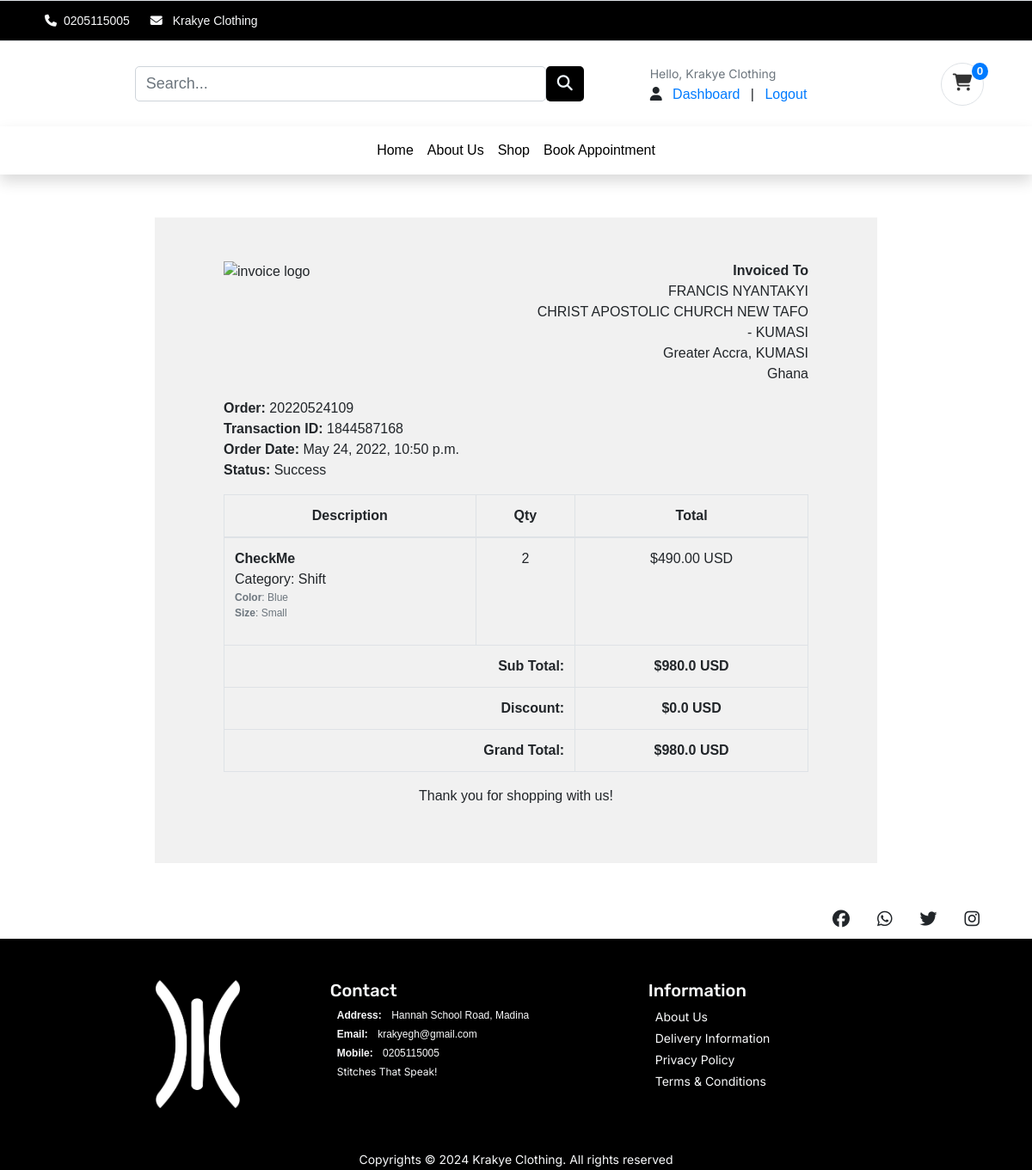
/account/order_detail/20220524109/ (signed in), run on the app's committed database.
### accounts/models.py (models this page shows, shortened)
class UserBase(AbstractBaseUser, PermissionsMixin):
    username = models.CharField(max_length=150, unique=True)
    email = models.EmailField(_('email address'), unique=True)
    first_name = models.CharField(max_length=150, blank=True)
    last_name = models.CharField(max_length=150, blank=True)
    phone_number = models.CharField(max_length=50)
    address_line_1 = models.CharField(blank=True, max_length=100)
    address_line_2 = models.CharField(blank=True, max_length=100)
    profile_picture = models.ImageField(blank=True, upload_to='userprofile', default='/userprofile/profile_default.png')
    city = models.CharField(blank=True, max_length=20)
    state = models.CharField(blank=True, max_length=20)
    country = models.CharField(blank=True, max_length=20)
    is_active = models.BooleanField(default=False)
    is_staff = models.BooleanField(default=False)
    is_admin = models.BooleanField(default=False)
    date_created = models.DateTimeField(auto_now_add=True)
    last_login = models.DateTimeField(auto_now_add=True)
    updated = models.DateTimeField(auto_now=True)
    objects = CustomAccountManager()
    USERNAME_FIELD = 'email'
    REQUIRED_FIELDS = ['username', 'first_name', 'last_name']
    class Meta:
        verbose_name = "Accounts"
        verbose_name_plural = "Accounts"
        default_permissions = ()
    def __str__(self):
        return self.username
    def full_name(self):
        return f'{self.first_name} {self.last_name}'

### orders/models.py (models this page shows, shortened)
class Order(models.Model):
    STATUS = (
        ('New', 'New'),
        ('Accepted', 'Accepted'),
        ('Completed', 'Completed'),
        ('Cancelled', 'Cancelled'),
    )
    user = models.ForeignKey(UserBase, on_delete=models.SET_NULL, null=True)
    payment = models.ForeignKey(Payment, on_delete=models.SET_NULL, blank=True, null=True)
    order_number = models.CharField(max_length=20)
    first_name = models.CharField(max_length=100)
    last_name = models.CharField(max_length=100)
    phone = models.CharField(max_length=15)
    email = models.EmailField(max_length=100)
    address_line_1 = models.CharField(max_length=100)
    address_line_2 = models.CharField(max_length=100, blank=True)
    country = models.CharField(max_length=100)
    state = models.CharField(max_length=100)
    city = models.CharField(max_length=100)
    order_note = models.CharField(max_length=100, blank=True)
    order_total = models.FloatField()
    status = models.CharField(max_length=10, choices=STATUS, default='New')
    ip = models.CharField(blank=True, max_length=20)
    is_ordered = models.BooleanField(default=False)
    created_at = models.DateTimeField(auto_now_add=True)
    updated_at = models.DateTimeField(auto_now=True)
    def full_name(self):
        return f'{self.first_name} {self.last_name}'
    def full_address(self):
        return f'{self.address_line_1} {self.address_line_2}'
    class Meta:
        ordering = ('-created_at',)

class Payment(models.Model):
    user = models.ForeignKey(UserBase, on_delete=models.CASCADE)
    payment_id = models.CharField(max_length=100)
    payment_method = models.CharField(max_length=100)
    amount_paid = models.CharField(max_length=100)
    status = models.CharField(max_length=100)
    brand = models.CharField(max_length=100)
    bank = models.CharField(max_length=100)
    created_at = models.DateTimeField(auto_now_add=True)

class OrderProduct(models.Model):
    order = models.ForeignKey(Order, on_delete=models.CASCADE)
    payment = models.ForeignKey(Payment, on_delete=models.SET_NULL, blank=True, null=True)
    user = models.ForeignKey(UserBase, on_delete=models.CASCADE)
    product = models.ForeignKey(Product, on_delete=models.CASCADE)
    variations = models.ManyToManyField(Variation, blank=True)
    quantity = models.IntegerField()
    product_price = models.FloatField()
    ordered = models.BooleanField(default=False)
    created_at = models.DateTimeField(auto_now_add=True)
    updated_at = models.DateTimeField(auto_now=True)

### store/models.py (models this page shows, shortened)
class Product(models.Model):
    product_name = models.CharField(max_length=255)
    slug = models.SlugField(max_length=255, unique=True)
    description = models.TextField(blank=True)
    size_guide = models.ImageField(upload_to='size_guide/')
    images = models.ImageField(upload_to='products/')
    price = models.DecimalField(max_digits=6, decimal_places=2, default=0)
    discounted_price = models.DecimalField(max_digits=6, decimal_places=2, default=0)
    stock = models.IntegerField(default=0)
    in_stock = models.BooleanField(default=True)
    created_date = models.DateTimeField(auto_now_add=True)
    modified_date = models.DateTimeField(auto_now=True)
    category = models.ForeignKey(Category, on_delete=models.CASCADE)
    objects = models.Manager()
    products = ProductManager()
    class Meta:
        verbose_name_plural = 'Products'
        ordering = ('-created_date', )

class Variation(models.Model):
    product = models.ForeignKey(Product, on_delete=models.CASCADE)
    variation_category = models.CharField(max_length=100, choices=variation_category_choices)
    variation_value = models.CharField(max_length=100,)
    is_active = models.BooleanField(default=True)
    created_date = models.DateTimeField(auto_now=True)
    objects = VariationManager()

### category/models.py (models this page shows, shortened)
class Category(models.Model):
    category_name = models.CharField(max_length=50, unique=True)
    slug = models.SlugField(max_length=50, unique=True)
    description = models.TextField(blank=True)
    cat_image = models.ImageField(upload_to = 'categories')
    class Meta:
        verbose_name_plural ='categories'
    def __str__(self):
        return self.category_name

### accounts/views.py (the view)
# urls.py: path('order_detail/<int:order_id>/', views.order_detail, name="order_detail"),
@login_required
def order_detail(request, order_id):
    order_detail = OrderProduct.objects.filter(order__order_number = order_id)
    order = Order.objects.get(order_number = order_id)
    context = {
        'order_detail':order_detail,
        'order': order,
    }
    return render(request, 'account/user/order_detail.html', context)

### cart/context_processors.py (called while the page is built)
def counter(request):
    cart_count = 0
    if 'admin' in request.path:
        return {}
    else:
        try:
            cart = Cart.objects.filter(cart_id=_cart_id(request))
            if request.user.is_authenticated:
                cart_items = CartItem.objects.all().filter(user=request.user)
            else:
                cart_items = CartItem.objects.all().filter(cart=cart[:1])
            for cart_item in cart_items:
                cart_count += cart_item.quantity
        except Cart.DoesNotExist:
            cart_count = 0
    return dict(cart_count=cart_count)

### cart/views.py (called while the page is built)
def _cart_id(request):
    cart = request.session.session_key
    if not cart:
        cart = request.session.create()
    return cart

### templates/account/user/order_detail.html
{% extends '../../base.html' %}
{% block title %}Edit Profile{% endblock%} {% block content %}
<div class="container font-inter" style="margin: 0 auto; width: 70%; padding: 50px; background: #f1f1f1; margin-top: 50px;margin-bottom: 50px;">
    <div class="row invoice row-printable">
        <div class="col-md-12">
            <div class="panel panel-default plain" id="dash_0">
                <div class="panel-body p30">
                    <div class="row">
                        <div class="col-lg-6">
                            <div class="invoice-logo"><img src="https://festus-kwafo.github.io/KrakyeClothing/assets/logo.png" width="70" alt="invoice logo" class="img-fluid"></div>
                        </div>
                        <div class="col-lg-6">
                            <div class="invoice-from">
                                <ul class="list-unstyled text-right">
                                    <li><strong>Invoiced To</strong></li>
                                    <li>{{order.full_name}}</li>
                                    <li>{{order.full_address}}</li>
                                    <li>{{order.state}}, {{order.city}}</li>
                                    <li>{{order.country}}</li>
                                </ul>
                            </div>
                        </div>
                        <div class="col-lg-12">
                            <div class="invoice-details mt25">
                                <div class="well">
                                    <ul class="list-unstyled mb0">
                                        <li><strong>Order: </strong> {{order.order_number}}</li>
                                        <li><strong>Transaction ID: </strong>{{order.payment.payment_id}}</li>
                                        <li><strong>Order Date:</strong> {{order.created_at}}</li>
                                        <li><strong>Status:</strong> {{order.payment.status | capfirst}}</li>
                                    </ul>
                                </div>
                            </div>
                            <div class="invoice-items">
                                <div class="table-responsive" style="overflow: hidden; outline: none;" tabindex="0">
                                    <table class="table table-bordered">
                                        <thead>
                                            <tr>
                                                <th class="per70 text-center">Description</th>
                                                <th class="per5 text-center">Qty</th>
                                                <th class="per25 text-center">Total</th>
                                            </tr>
                                        </thead>
                                        <tbody>
                                            {%for item in order_detail%}
                                            <tr>
                                                <td><strong>{{item.product.product_name}}</strong> <br>
                                                    <p>
                                                        Category: {{item.product.category}}
                                                        {%if item.variations.all%}
                                                        {% for i in item.variations.all%}
                                                        <span class="row text-muted font-size-12"><b>{{i.variation_category |  capfirst}}</b> : {{i.variation_value |  capfirst}}</span>
                                                        {%endfor%}
                                                        {%endif%}
                                                    </p>
                                                </td>
                                                <td class="text-center">{{item.quantity}}</td>
                                                <td class="text-center">${{item.product.discounted_price}} USD</td>
                                            </tr>
                                            {%endfor%}
                                        </tbody>
                                        <tfoot>
                                            <tr>
                                                <th colspan="2" class="text-right">Sub Total:</th>
                                                <th class="text-center">${{order.order_total}} USD</th>
                                            </tr>
                                            <tr>
                                                <th colspan="2" class="text-right">Discount:</th>
                                                <th class="text-center">$0.0 USD</th>
                                            </tr>
                                            <tr>
                                                <th colspan="2" class="text-right">Grand Total:</th>
                                                <th class="text-center">${{order.order_total}} USD</th>
                                            </tr>
                                        </tfoot>
                                    </table>
                                </div>
                            </div>
                            <div class="invoice-footer mt25">
                                <p class="text-center">Thank you for shopping with us!</p>
                            </div>
                        </div>
                    </div>
                </div>
            </div>
        </div>
    </div>
    </div>
{%endblock%}

### templates/includes/navbar.html (shortened to what this page needs)
<nav class="px-5 navbar navbar-expand-lg navbar-light bg-white d-flex justify-content-between">
    <a class="navbar-brand" href="{%url "store:home"%}"><img src="https://festus-kwafo.github.io/KrakyeClothing/assets/logo.png" width="70" alt="" class="img-fluid"></a>
        <form action="{%url 'store:search'%}" method="GET" class="col-6 search-bar">
          <div class="input-group">
            <input type="text" class="form-control" placeholder="Search..." name="keyword">
            <button class="btn btn-product" type="submit"><i class="fa-solid fa-magnifying-glass"></i>
            </button>
          </div>
        </form>
        <div class="d-flex nav-item">
            <div class="accounts mr-3 navbar-item-hidden font-inter text-decoration-none">
              {% if user.id is None %}
              <div class="widget-header">
                <small class="title text-muted">Welcome Guest!</small>
                <div>
                  <a href="{% url 'accounts:login' %}">Sign in</a> <span class="dark-transp"> | </span>
                  <a href="{% url 'accounts:register' %}"> Register</a>
                </div>
              </div>
              {% else %}
              <div class="widget-header ">
                <small class="title font-inter text-muted">Hello, {{user.full_name}}</small>
                <div>
                  <span>
                    <i class="fa-solid fa-user"></i>
                  </span>
                  <a href="{% url 'accounts:dashboard' %}">Dashboard</a> <span class="dark-transp"> | </span>
                  <a href="{% url 'accounts:logout' %}"> Logout</a>
                </div>
              </div>
              {% endif %}
            </div>
        </div>
    <div class="">
      <a href="{%url 'cart:cart_summary'%}">
        <button type="button" class="btn btn-cart border rounded-circle position-relative">
          <i class="fa-solid fa-cart-shopping font-size-20"></i>
          <span class="text-light position-absolute top-0 start-100 translate-middle rounded-circle badge bg-primary">
            {{cart_count}}
          </span>
        </button>
      </a>
    </div>
  </nav>

### static/css/style.css (style rules this page uses)
* { font-family: sans-serif; }
html { font-family: "Roboto", cursive; }
button, button:focus { outline: none !important; box-shadow: none !important; }
.btn-product { background-color: black; color: aliceblue; }
.font-inter { font-family: "Inter", cursive; }
.font-size-12 { font-size: 12px; }
.font-size-20 { font-size: 20px; }
a { text-decoration: none; }
.btn-cart, .btn-wishlist { position: relative; align-items: center; justify-content: center; width: 50px; height: 50px; color: #333333; border: none; outline: none; border-radius: 50%; }
.row { margin: 0; }
a { padding: 0 1vh; }
form { padding: 2vh 0; }
input { border: 1px solid rgba(0, 0, 0, 0.137); padding: 1vh; margin-bottom: 4vh; outline: none; width: 100%; background-color: #f7f7f7; }
input, textarea, button { padding: 8px 15px; border-radius: 5px !important; margin: 5px 0px; box-sizing: border-box; border: 1px solid #ccc; font-size: 18px !important; font-weight: 300; }

### data on the page
UserBase: full_name "Krakye Clothing"
Order: full_name "FRANCIS NYANTAKYI", full_address "CHRIST APOSTOLIC CHURCH NEW TAFO - KUMASI", state "Greater Accra", city "KUMASI", country "Ghana", order_number "20220524109", payment.payment_id "1844587168", created_at "May 24, 2022, 10:50 p.m.", payment.status "Success", order_total "980.0"
OrderProduct: product.product_name "CheckMe", product.category "Shift", quantity "2", product.discounted_price "490.00"
Variation: variation_category "Color", variation_value "Blue"
Variation: variation_category "Size", variation_value "Small"

### other printed values
{{ cart_count }} "0"
